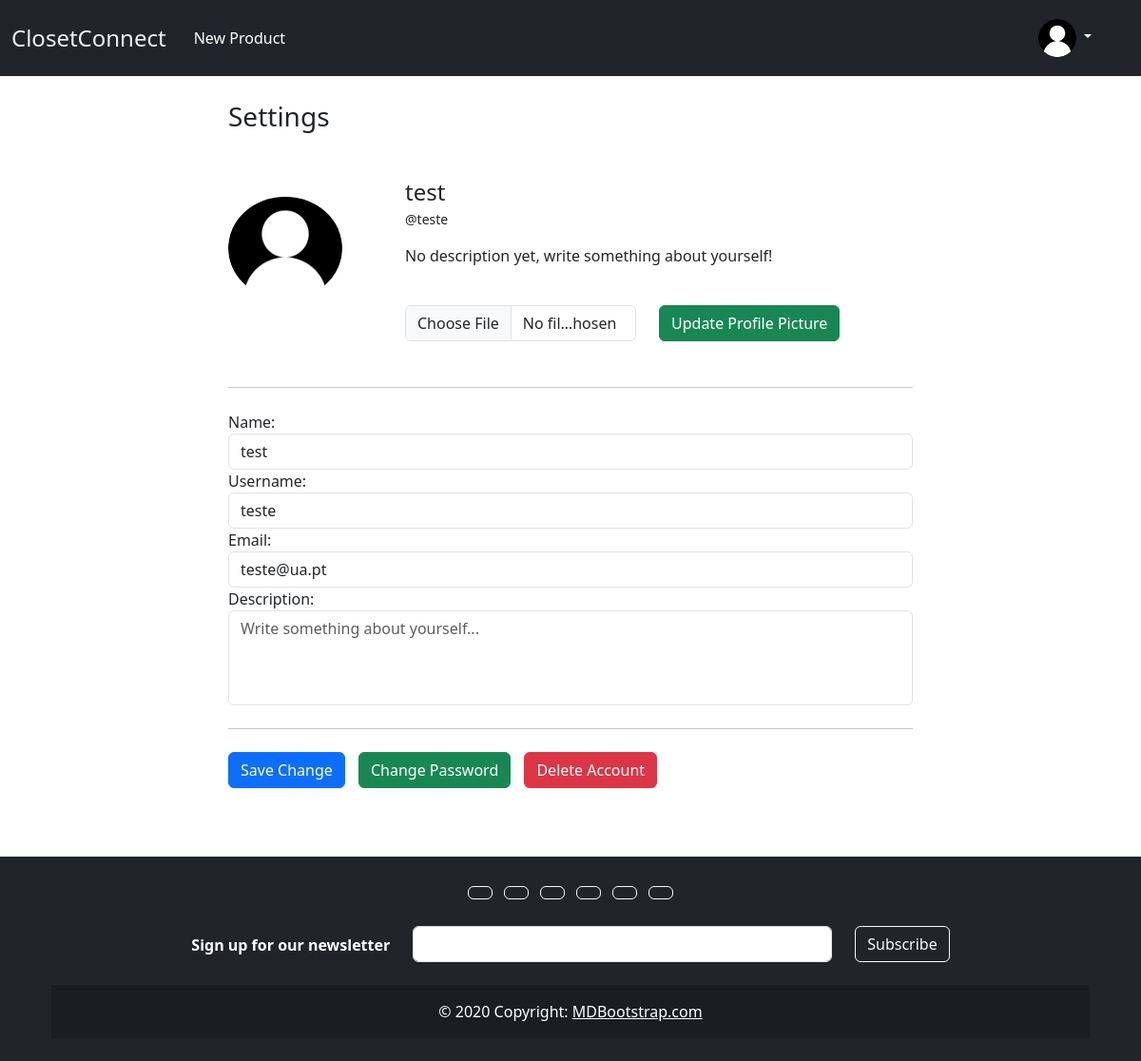
Screenshot of /account/settings/ (signed in) with the database file from the repository.
### app/models.py (models this page shows, shortened)
class User(models.Model):
    id = models.AutoField(primary_key=True)
    username = models.CharField(max_length=70)
    name = models.CharField(max_length=70)
    email = models.EmailField()
    password = models.CharField(max_length=100)
    admin = models.BooleanField(default=False)
    image = models.FileField()
    description = models.TextField(null=True, blank=True)
    sold = models.IntegerField(default=0)

### app/views.py (the view, shortened to what this page needs)
# urls.py: path("account/settings/", views.profile_settings, name="profile_settings"),
@login_required(login_url='/login')
def profile_settings(request):
    if request.method == 'GET':
        user = User.objects.get(username=request.user.username)
        image_form = UploadUserProfilePicture()
        profile_form = UpdateProfile(initial={'name': user.name, 'username': user.username, 'email': user.email,
                                              'description': user.description})
        password_form = UpdatePassword()
        return render(request, 'profile_settings.html', {'user': user, 'image_form': image_form,
                                                         'profile_form': profile_form, 'password_form': password_form})
    elif request.method == 'POST' and 'delete_account' in request.POST:
        user = User.objects.get(username=request.user.username)
        request.user.delete()
        user.delete()
        return redirect('/login')

### app/forms.py
class UploadUserProfilePicture(forms.Form):
    image = forms.FileField(widget=forms.FileInput(
        attrs={'class': 'form-control',
               'id': 'image',
               'name': 'input_file',
               'accept': 'image/*'
               }
    ))

class UpdateProfile(forms.Form):
    name = forms.CharField(max_length=100, required=True, widget=forms.TextInput(attrs={'class': 'form-control'}))
    username = forms.CharField(max_length=100, required=True, widget=forms.TextInput(attrs={'class': 'form-control'}))
    email = forms.EmailField(max_length=100, required=True, widget=forms.EmailInput(attrs={'class': 'form-control'}))
    description = forms.CharField(max_length=100, required=False, widget=forms.Textarea(
        attrs={'class': 'form-control',
               'style': 'resize: none; height: 100px;',
               'placeholder': 'Write something about yourself...'
               }))

### app/templates/profile_settings.html (shortened to what this page needs)
{% extends 'layout.html' %}
{% block css %}
    {% load static %}
{% endblock %}
{% block content %}
<div class="container">
<div class="row justify-content-center">
    <div class="col-12 col-lg-10 col-xl-8 mx-auto">
        <h2 class="h3 mb-4 page-title" style="margin-top: 10px">Settings</h2>
        <div class="my-4">
                <div class="row mt-5 align-items-center">
                    <div class="col-md-3 text-center mb-5">
                        <div class="d-flex">
                            <img src="{% if user.image %}/media/{{ user.image.name }}{% else %}{% static 'images/user_no_picture.png' %}{% endif %}"
                     style="width: 10vw; height: 9vw; object-fit: cover"
                     class="rounded-circle" alt="">
                        </div>
                    </div>
                    <div class="col">
                        <div class="row align-items-center">
                            <div class="col-md-7">
                                <h4 class="mb-1">{{ user.name }}</h4>
                                <p class="small mb-3">@{{ user.username }}</p>
                            </div>
                        </div>
                        <div class="row mb-4">
                            <p>{% if user.description %} {{ user.description }} {% else %} No description yet, write something
                            about yourself!{% endif %}</p>
                        </div>
                        <form method="post" action="." enctype="multipart/form-data">
                            <div class="row mb-4">
                                <div class="row">
                                    <div class="col-md-6">
                                        <div class="form-group">
                                            {{ image_form.image }}
                                        </div>
                                    </div>
                                    <div class="col-md-6">
                                        <div class="form-group">
                                            <input type="submit" class="btn btn-success" value="Update Profile Picture">
                                        </div>
                                    </div>
                                </div>
                            </div>
                        </form>
                    </div>
                </div>
                <hr class="my-4" />
                <form action="." method="post" style="display: inline;">
                    <div class="form-row">
                        {{ profile_form.as_div }}
                    </div>
                    <hr class="my-4" />
                    <input type="submit" class="btn btn-primary" name="profile_change" value="Save Change" />
                </form>
                <button type="button" name="password_change" class="btn btn-success" data-bs-toggle="modal" data-bs-target="#firstModal" style="margin-left: 10px">
                  Change Password
                </button>
                <button type="button" name="delete_account" class="btn btn-danger" data-bs-toggle="modal" data-bs-target="#secondModal" style="margin-left: 10px">
                  Delete Account
                </button>
        </div>
    </div>
</div>
</div>
{% endblock %}

### app/static/styles/layout.css (style rules this page uses)
body { min-height: 100vh; display: flex; flex-direction: column; }

### rows the page displays
User: name "test", username "teste", email "teste@ua.pt"
